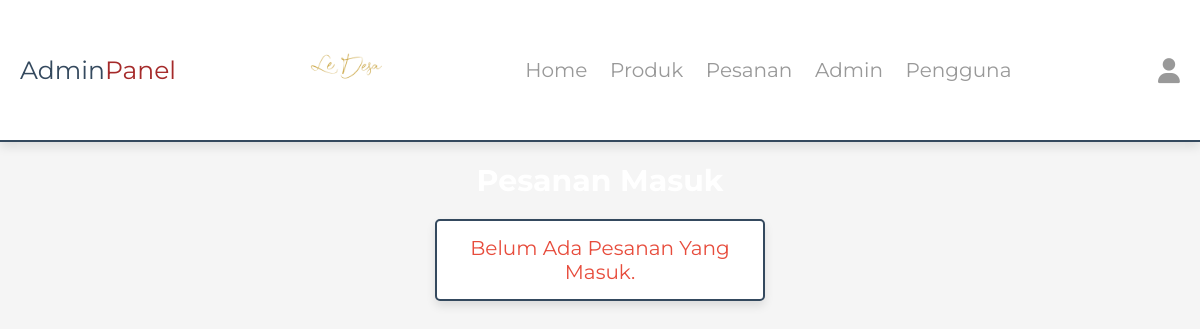
Before: /admin/placed_orders.php (signed in) with the older database file.
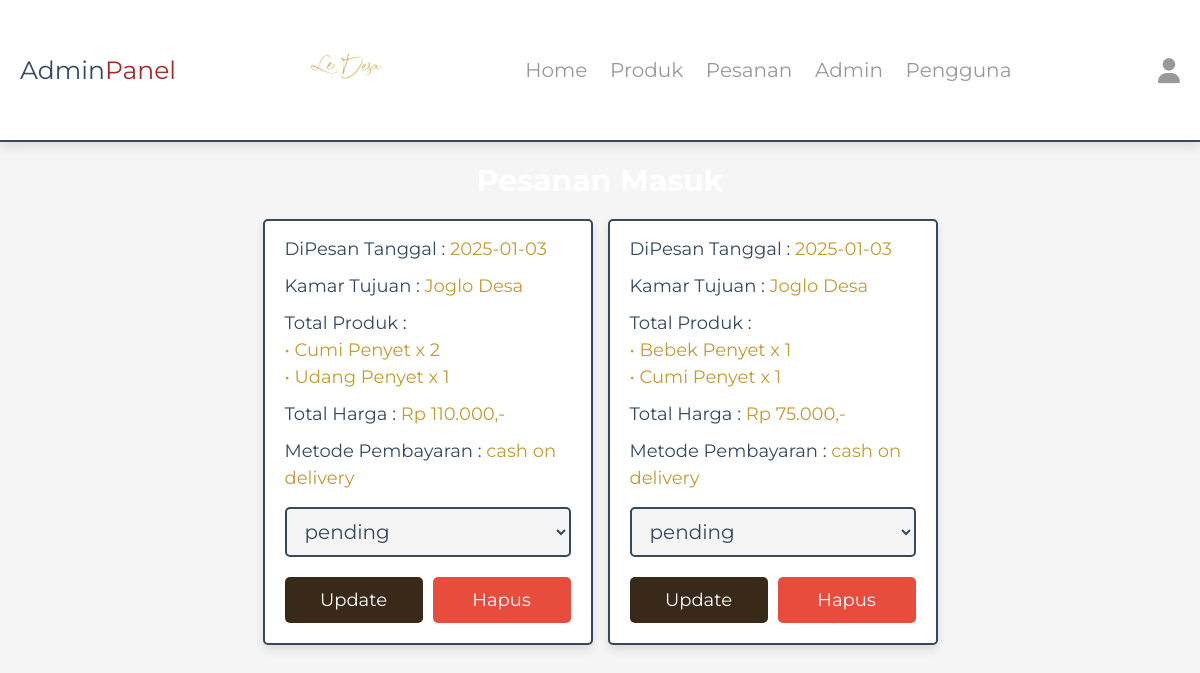
After: the same page with the newer database file.
### tables this page shows
CREATE TABLE `orders` (
  `id` int(100) NOT NULL,
  `user_id` int(100) NOT NULL,
  `name` varchar(20) NOT NULL,
  `number` varchar(10) NOT NULL,
  `email` varchar(50) NOT NULL,
  `method` varchar(50) NOT NULL,
  `address` varchar(500) NOT NULL,
  `total_products` varchar(1000) NOT NULL,
  `total_price` int(100) NOT NULL,
  `placed_on` date NOT NULL DEFAULT current_timestamp(),
  `payment_status` varchar(20) NOT NULL DEFAULT 'pending',
  `status` varchar(20) NOT NULL DEFAULT 'new'
);

### admin/placed_orders.php (the view, shortened to what this page needs)
<?php
include '../components/connect.php';
?>
<!DOCTYPE html>
<html lang="en">
<head>
   <link rel="stylesheet" href="https://cdnjs.cloudflare.com/ajax/libs/font-awesome/6.1.1/css/all.min.css">
   <link rel="stylesheet" href="../css/admin_style.css">
</head>
<body style="background-image: url('../images/ledesa-bg.jpg'); background-size: cover; background-position: center; background-repeat: no-repeat;height: 100vh; width: 100%;">
<?php include '../components/admin_header.php' ?>
<section class="placed-orders">
   <h1 class="heading"><span>Pesanan Masuk</span> </h1>
   <div class="box-container">
   <?php
      $select_orders = $conn->prepare("SELECT * FROM `orders`");
      $select_orders->execute();
      if($select_orders->rowCount() > 0){
         while($fetch_orders = $select_orders->fetch(PDO::FETCH_ASSOC)){
   ?>
   <div class="box">
      <p> DiPesan Tanggal : <span><?= $fetch_orders['placed_on']; ?></span> </p>
      <p> Kamar Tujuan : <span><?= $fetch_orders['address']; ?></span> </p>
      <p> Total Produk : <br>
   <span>
      <?php
         $total_products = $fetch_orders['total_products'];
         $products = explode(' - ', $total_products);
         $formatted_output = "";
         foreach ($products as $product) {
             if (trim($product) == '') continue;
             if (preg_match('/^(.*?)\s\(\d+\sx\s(\d+)\)$/', $product, $matches)) {
                 $product_name = trim($matches[1]);
                 $product_qty = trim($matches[2]);
                 $formatted_output .= "• {$product_name} x {$product_qty}<br>";
             }
         }
         echo $formatted_output;
      ?>
   </span>
</p>
      <p> Total Harga : <span>Rp <?= number_format($fetch_orders['total_price'], 0, ',', '.'); ?>,-</span> </p>
      <p> Metode Pembayaran : <span><?= $fetch_orders['method']; ?></span> </p>
      <form action="" method="POST">
         <select name="payment_status" class="drop-down">
            <option value="" selected disabled><?= $fetch_orders['payment_status']; ?></option>
         </select>
         <div class="flex-btn">
            <input type="submit" value="update" class="btn" name="update_payment">
            <a href="placed_orders.php?delete=<?= $fetch_orders['id']; ?>" class="delete-btn" onclick="return confirm('Hapus Pesanan Ini?');">Hapus</a>
         </div>
      </form>
   </div>
   <?php
      }
   }else{
      echo '<p class="empty">Belum Ada Pesanan Yang Masuk.</p>';
   }
   ?>
   </div>
</section>
</body>
</html>

Changed rows visible on the page:
added orders: placed_on "2025-01-03", address "Joglo Desa", product_name "Cumi Penyet", product_qty "2", product_name "Udang Penyet", product_qty "1", total_price "110.000", method "cash on delivery", payment_status "pending"
added orders: placed_on "2025-01-03", address "Joglo Desa", product_name "Bebek Penyet", product_qty "1", product_name "Cumi Penyet", total_price "75.000", method "cash on delivery", payment_status "pending"
Other visible differences:
text no longer shown: "Belum Ada Pesanan Yang Masuk."
